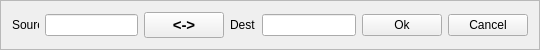
<?xml version="1.0" encoding="UTF-8"?>
<ui version="4.0">
 <class>MFrameAddEdge</class>
 <widget class="QFrame" name="MFrameAddEdge">
  <property name="geometry">
   <rect>
    <x>0</x>
    <y>0</y>
    <width>540</width>
    <height>46</height>
   </rect>
  </property>
  <property name="windowTitle">
   <string>MyFrame</string>
  </property>
  <property name="frameShape">
   <enum>QFrame::StyledPanel</enum>
  </property>
  <property name="frameShadow">
   <enum>QFrame::Raised</enum>
  </property>
  <layout class="QHBoxLayout" name="horizontalLayout">
   <item>
    <widget class="QLabel" name="label">
     <property name="minimumSize">
      <size>
       <width>27</width>
       <height>0</height>
      </size>
     </property>
     <property name="text">
      <string>Source</string>
     </property>
    </widget>
   </item>
   <item>
    <widget class="QLineEdit" name="txtSrc"/>
   </item>
   <item>
    <widget class="QPushButton" name="pushButton">
     <property name="font">
      <font>
       <pointsize>11</pointsize>
       <weight>75</weight>
       <bold>true</bold>
       <underline>false</underline>
       <strikeout>false</strikeout>
       <kerning>true</kerning>
      </font>
     </property>
     <property name="text">
      <string>&lt;-&gt;</string>
     </property>
    </widget>
   </item>
   <item>
    <widget class="QLabel" name="label_2">
     <property name="text">
      <string>Dest</string>
     </property>
    </widget>
   </item>
   <item>
    <widget class="QLineEdit" name="txtDst"/>
   </item>
   <item>
    <widget class="QPushButton" name="cmdOk">
     <property name="text">
      <string>Ok</string>
     </property>
    </widget>
   </item>
   <item>
    <widget class="QPushButton" name="cmdCancel">
     <property name="text">
      <string>Cancel</string>
     </property>
    </widget>
   </item>
  </layout>
 </widget>
 <resources/>
 <connections/>
</ui>
